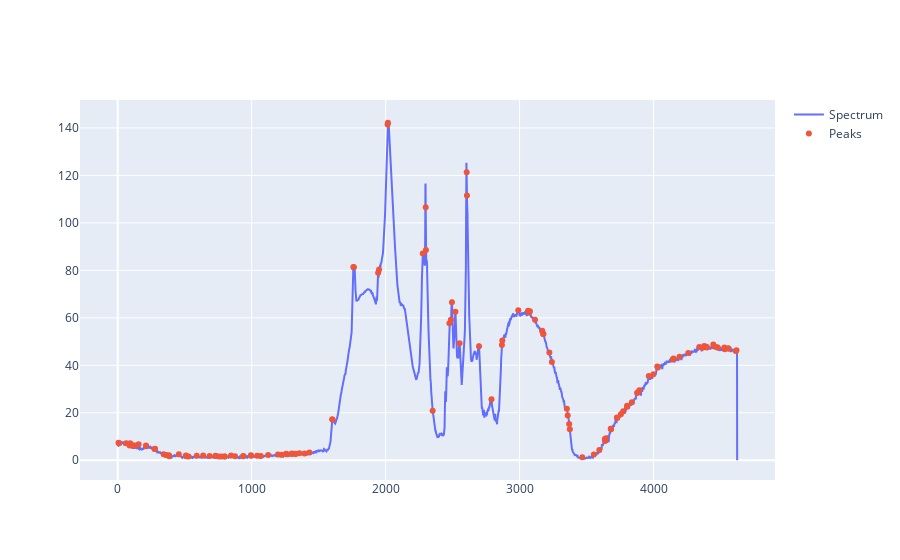

Notebook code cell kept with this figure:
### Markdown cell above
## Calibration to CFL Spectrum
The profile for each image is a dataset of average intensity values for each pixel in the length of the ROI. We need to map these pixel positions to wavelengths to generate absorption and transmission spectra. To do this, we fit a linear equation to pixel positions of known emission peaks of a compact fluorescent light (CFL) ([source](https://commons.wikimedia.org/wiki/File:Fluorescent_lighting_spectrum_peaks_labelled.png)). We calibrate upon the three most prominent CFL peaks at 436.6, 487.7, 546.5, and 611.6 nm.

Each generation has its own set of calibration images of a blank sample with a CFL source. We'll create the calibration equation using the helper code below. It allows us to get the profiles of each calibration image, run CWT peak detection with widths of 5 and 10, then plot the data. Visual inspection of the profile plot and these peaks will reveal which pixel positions correspond to the wavelengths at which CFL peaks are known to occur (see the below example). Finding a line of best fit through these pixel position & wavelength points gives us the calibration equation (see 'calibration.xlsx' spreadsheets in /Spectra/Gen #/Calibration).

Example calibration spectra: (red sections are noise, notice that the green peak at 546.6 nm is at a secondary, slightly lower peak than one directly to the left of it)

![Labeled calibration spectra](Labeled_calibration_spectra.jpg)

### Code cell
# HELPER CODE, not part of pipeline
cal_data = pd.read_csv("Demo\Calibration\PXL_20241114_145936702_profile.csv")

peaks = calc_peaks(cal_data['Gray_Value'])

fig = go.Figure()

fig.add_trace(go.Scatter(
    x=cal_data['Distance_(pixels)'],
    y=cal_data['Gray_Value'],
    mode='lines',
    name='Spectrum'
))

fig.add_trace(go.Scatter(
    x=peaks,
    y=[cal_data['Gray_Value'][i] for i in peaks],
    mode='markers',
    name='Peaks'
))

fig.show()

### Figure 1 — Plotly figure (JSON) as saved in the notebook; plotly's stock layout.template omitted (floating-point values rounded to 4 significant figures; data arrays with more than 128 entries replaced by an {"elided": "..."} marker saying what was removed)
{"data": [{"mode": "lines", "name": "Spectrum", "type": "scatter", "x": {"elided": "4625 int values"}, "y": {"elided": "4625 float values"}}, {"mode": "markers", "name": "Peaks", "type": "scatter", "x": [6, 11, 63, 89, 93, 121, 124, 156, 211, 213, 275, 279, 343, 362, 383, 385, 456, 509, 512, 529, 590, 638, 686, 730, 732, 757, 775, 797, 799, 846, 876, 936, 938, 994, 996, 1041, 1068, 1123, 1196, 1226, 1258, 1260, 1298, 1300, 1326, 1329, 1356, 1395, 1431, 1601, 1604, 1759, 1763, 1944, 1951, 2015, 2017, 2277, 2299, 2301, 2351, 2476, 2487, 2495, 2521, 2552, 2605, 2607, 2697, 2790, 2868, 2871, 2990, 3063, 3072, 3077, 3115, 3169, 3176, 3178, 3222, 3241, 3353, 3359, 3370, 3375, 3468, 3554, 3595, 3636, 3638, 3645, 3680, 3683, 3726, 3729, 3756, 3773, 3802, 3804, 3838, 3877, 3882, 3894, 3964, 3999, 4028, 4032, 4143, 4149, 4194, 4259, 4341, 4366, 4378, 4394, 4398, 4446, 4452, 4472, 4479, 4529, 4531, 4557, 4561, 4614, 4619], "y": [7.413, 7.11, 7.153, 6.167, 7.163, 6.357, 5.993, 6.713, 6.213, 5.93, 4.773, 4.87, 2.57, 2.173, 2.117, 1.657, 2.563, 1.997, 1.707, 1.6, 1.847, 1.98, 1.763, 1.887, 1.797, 1.553, 1.533, 1.55, 1.547, 1.983, 1.717, 1.637, 1.78, 2.053, 1.933, 1.907, 1.767, 2.173, 2.403, 2.293, 2.743, 2.567, 2.59, 2.793, 2.72, 2.64, 2.95, 2.853, 3.23, 17.23, 17.02, 81.44, 81.31, 79.04, 80.35, 141.5, 142.2, 87.1, 106.6, 88.6, 20.88, 57.68, 59.17, 66.53, 62.57, 49.27, 121.3, 111.6, 48.05, 25.7, 48.53, 50.46, 63.16, 62.96, 62.19, 62.81, 59.22, 54.54, 53.23, 53.15, 45.4, 41.35, 21.74, 18.88, 15.22, 13.04, 1.26, 2.463, 4.31, 8.947, 8.083, 9.29, 13.28, 13.03, 18.06, 17.79, 19.41, 20.67, 22.98, 22.51, 24.48, 28.37, 28.54, 29.44, 35.5, 36.22, 39.44, 39.05, 42.46, 42.82, 43.65, 45.19, 47.67, 47.44, 48.15, 47.86, 47.47, 48.78, 47.96, 47.56, 47.53, 47.46, 46.74, 47.24, 46.94, 46.03, 46.39]}], "layout": {}}
